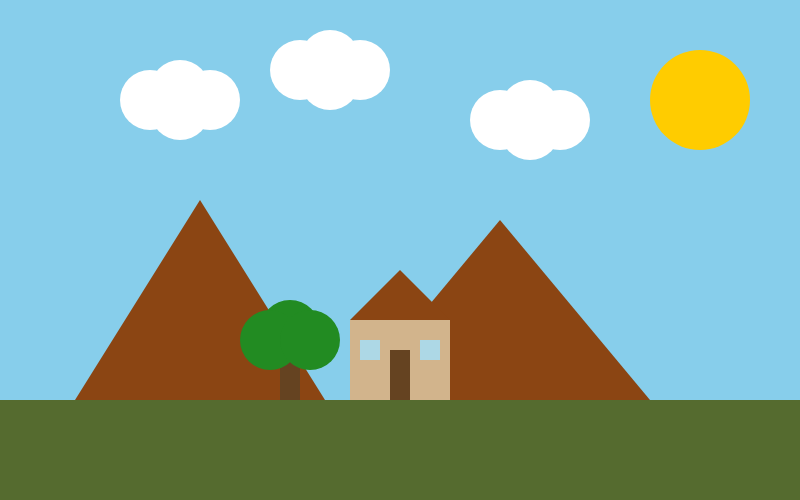
Frame 1 (no input)
Frame 2 (the mouse pressed at the canvas centre, redrawn once): identical to frame 1, image omitted

The p5.js sketch that drew this single still picture (run headless with seeded random() and noise() and a simulated clock; the mouse was pressed at the canvas centre and the sketch redrawn once):

// p5.js sketch
// ── sketch.js
function setup() {
  createCanvas(800, 500);
  noLoop();
}

function draw() {
  // Sky
  background(135, 206, 235); // Sky blue

  // Sun
  fill(255, 204, 0);
  noStroke();
  ellipse(700, 100, 100);

  // Clouds
  drawCloud(150, 100);
  drawCloud(300, 70);
  drawCloud(500, 120);

  // Mountains (brown triangles)
  drawMountain(200, 400, 250, 200);
  drawMountain(500, 400, 300, 180);

  // Ground
  fill(85, 107, 47);
  rect(0, 400, width, 100);

  // House
  drawHouse(350, 320);

  // Tree (closer to the house & touching ground)
  drawTree(280, 340); // Tree base at y = 340 so top ends at ~280
}

// Function to draw a triangle mountain
function drawMountain(x, baseY, width, height) {
  fill(139, 69, 19); // Brown
  triangle(
    x, baseY - height,           // Top point
    x - width / 2, baseY,        // Bottom left
    x + width / 2, baseY         // Bottom right
  );
}

// Function to draw a cloud
function drawCloud(x, y) {
  fill(255);
  noStroke();
  ellipse(x, y, 60, 60);
  ellipse(x + 30, y - 10, 60, 60);
  ellipse(x + 60, y, 60, 60);
  ellipse(x + 30, y + 10, 60, 60);
}

// Function to draw a tree
function drawTree(x, y) {
  fill(101, 67, 33); // Trunk
  rect(x, y, 20, 60);

  fill(34, 139, 34); // Leaves
  ellipse(x + 10, y - 10, 60, 60);
  ellipse(x - 10, y, 60, 60);
  ellipse(x + 30, y, 60, 60);
}

// Function to draw a house
function drawHouse(x, y) {
  fill(210, 180, 140); // Base
  rect(x, y, 100, 80);

  fill(139, 69, 19); // Roof
  triangle(x, y, x + 50, y - 50, x + 100, y);

  fill(101, 67, 33); // Door
  rect(x + 40, y + 30, 20, 50);

  fill(173, 216, 230); // Windows
  rect(x + 10, y + 20, 20, 20);
  rect(x + 70, y + 20, 20, 20);
}
